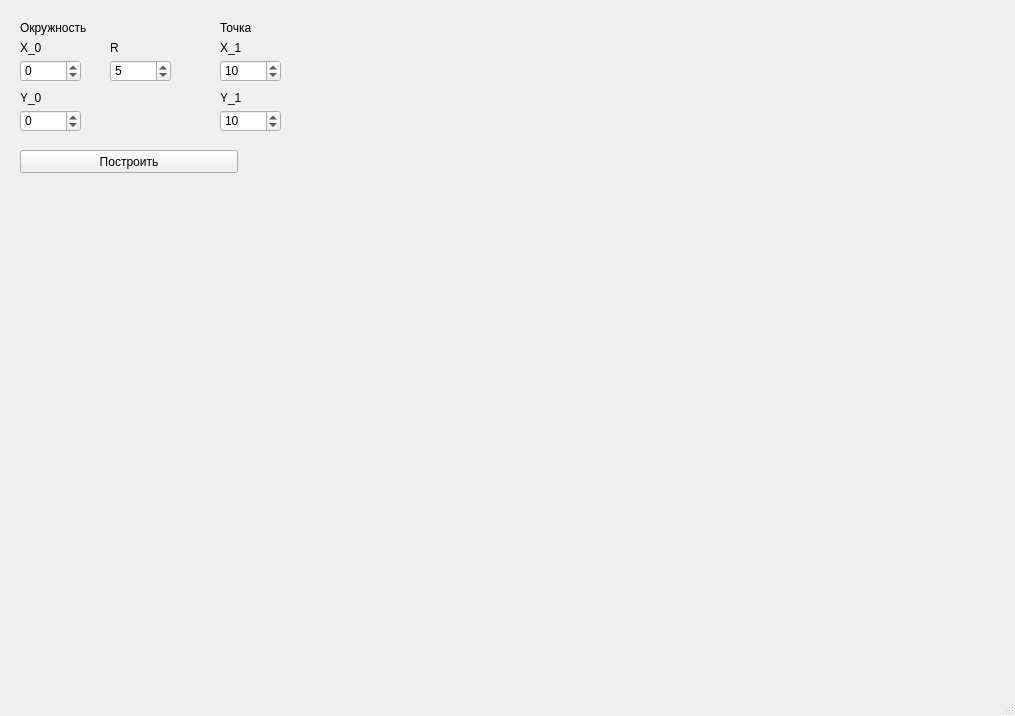
<?xml version="1.0" encoding="UTF-8"?>
<ui version="4.0">
 <class>MainWindow</class>
 <widget class="QMainWindow" name="MainWindow">
  <property name="geometry">
   <rect>
    <x>0</x>
    <y>0</y>
    <width>1015</width>
    <height>716</height>
   </rect>
  </property>
  <property name="windowTitle">
   <string>Движение</string>
  </property>
  <widget class="QWidget" name="centralwidget">
   <widget class="QPushButton" name="pushButton">
    <property name="geometry">
     <rect>
      <x>20</x>
      <y>150</y>
      <width>218</width>
      <height>23</height>
     </rect>
    </property>
    <property name="text">
     <string>Построить</string>
    </property>
   </widget>
   <widget class="QLabel" name="label">
    <property name="geometry">
     <rect>
      <x>20</x>
      <y>40</y>
      <width>71</width>
      <height>16</height>
     </rect>
    </property>
    <property name="text">
     <string>X_0</string>
    </property>
   </widget>
   <widget class="QSpinBox" name="spinBox">
    <property name="geometry">
     <rect>
      <x>20</x>
      <y>60</y>
      <width>61</width>
      <height>22</height>
     </rect>
    </property>
    <property name="minimum">
     <number>-50</number>
    </property>
    <property name="maximum">
     <number>50</number>
    </property>
    <property name="value">
     <number>0</number>
    </property>
   </widget>
   <widget class="QSpinBox" name="spinBox_2">
    <property name="geometry">
     <rect>
      <x>110</x>
      <y>60</y>
      <width>61</width>
      <height>22</height>
     </rect>
    </property>
    <property name="maximum">
     <number>100</number>
    </property>
    <property name="value">
     <number>5</number>
    </property>
   </widget>
   <widget class="QLabel" name="label_2">
    <property name="geometry">
     <rect>
      <x>110</x>
      <y>40</y>
      <width>101</width>
      <height>16</height>
     </rect>
    </property>
    <property name="text">
     <string>R</string>
    </property>
   </widget>
   <widget class="QSpinBox" name="spinBox_3">
    <property name="geometry">
     <rect>
      <x>20</x>
      <y>110</y>
      <width>61</width>
      <height>22</height>
     </rect>
    </property>
    <property name="minimum">
     <number>-50</number>
    </property>
    <property name="maximum">
     <number>50</number>
    </property>
   </widget>
   <widget class="QLabel" name="label_5">
    <property name="geometry">
     <rect>
      <x>20</x>
      <y>90</y>
      <width>71</width>
      <height>16</height>
     </rect>
    </property>
    <property name="text">
     <string>Y_0</string>
    </property>
   </widget>
   <widget class="QWidget" name="verticalLayoutWidget">
    <property name="geometry">
     <rect>
      <x>290</x>
      <y>20</y>
      <width>711</width>
      <height>671</height>
     </rect>
    </property>
    <layout class="QVBoxLayout" name="verticalLayout"/>
   </widget>
   <widget class="QLabel" name="label_3">
    <property name="geometry">
     <rect>
      <x>220</x>
      <y>40</y>
      <width>101</width>
      <height>16</height>
     </rect>
    </property>
    <property name="text">
     <string>X_1</string>
    </property>
   </widget>
   <widget class="QSpinBox" name="spinBox_5">
    <property name="geometry">
     <rect>
      <x>220</x>
      <y>60</y>
      <width>61</width>
      <height>22</height>
     </rect>
    </property>
    <property name="minimum">
     <number>-50</number>
    </property>
    <property name="maximum">
     <number>50</number>
    </property>
    <property name="value">
     <number>10</number>
    </property>
   </widget>
   <widget class="QSpinBox" name="spinBox_6">
    <property name="geometry">
     <rect>
      <x>220</x>
      <y>110</y>
      <width>61</width>
      <height>22</height>
     </rect>
    </property>
    <property name="minimum">
     <number>-50</number>
    </property>
    <property name="maximum">
     <number>50</number>
    </property>
    <property name="value">
     <number>10</number>
    </property>
   </widget>
   <widget class="QLabel" name="label_6">
    <property name="geometry">
     <rect>
      <x>220</x>
      <y>90</y>
      <width>101</width>
      <height>16</height>
     </rect>
    </property>
    <property name="text">
     <string>Y_1</string>
    </property>
   </widget>
   <widget class="QLabel" name="label_4">
    <property name="geometry">
     <rect>
      <x>20</x>
      <y>20</y>
      <width>91</width>
      <height>16</height>
     </rect>
    </property>
    <property name="text">
     <string>Окружность</string>
    </property>
   </widget>
   <widget class="QLabel" name="label_7">
    <property name="geometry">
     <rect>
      <x>220</x>
      <y>20</y>
      <width>91</width>
      <height>16</height>
     </rect>
    </property>
    <property name="text">
     <string>Точка</string>
    </property>
   </widget>
   <widget class="QLabel" name="label_8">
    <property name="geometry">
     <rect>
      <x>20</x>
      <y>190</y>
      <width>251</width>
      <height>101</height>
     </rect>
    </property>
    <property name="text">
     <string/>
    </property>
   </widget>
  </widget>
  <widget class="QStatusBar" name="statusbar"/>
 </widget>
 <resources/>
 <connections/>
</ui>
